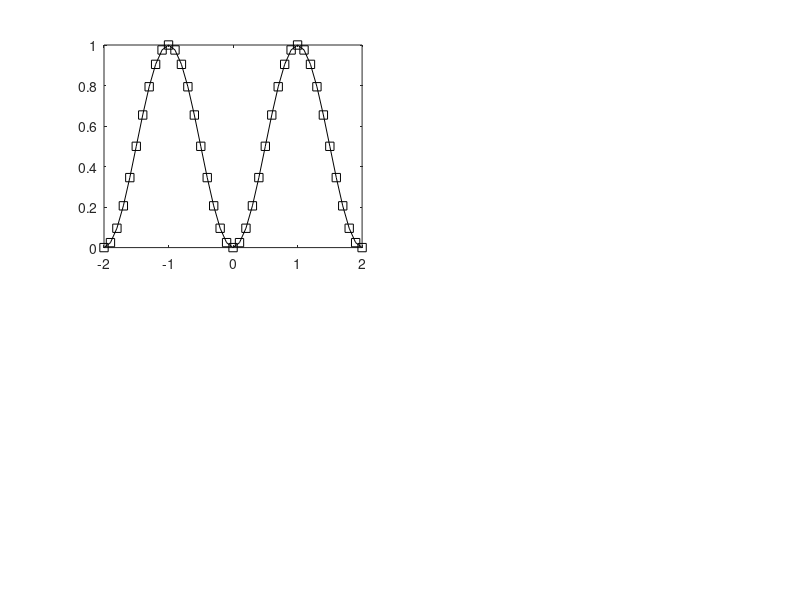

Reproduce this figure in MATLAB. (Note: this script raises an error after producing the figure.)
%% Part A: analyzing the effect of zero-padding (npts)
fs = 10;
t = [-2:(1/fs):2];
signal1 = (sin(0.5*pi*t)).^2;
subplot(2,2,1);
p = plot(t, signal1, 'ksquare-');
p.MarkerFaceColor = 'blue';
p.MarkerSize = 10;
xlim([-5 5]);
title('Time domain');
xlabel('Time (a.u.)');
ylabel('Amplitude');
Fy1 = fft(signal1);
f1 = linspace(-fs/2, fs/2, numel(signal1));
Fy_shifted = fftshift(Fy1);
subplot(2,2,3);
h = plot(f1, abs(Fy_shifted)/(2*fs), 'ksquare-');
h.MarkerFaceColor = 'green';
h.MarkerSize = 10;
xlim([0 10]);
title('Frequency domain');
xlabel('Frequency (a.u.)');
ylabel('Amplitude');

t2 = [-2:(1/fs):6];
subplot(2,2,2);
signal2 = (sin(0.5*pi*t2)).^2;
for ind = [42:length(signal2)]
    signal2(ind) = 0;
end
g = plot(t2, signal2, 'ksquare-');
g.MarkerFaceColor = 'blue';
g.MarkerSize = 10;
title('Time domain, zero-padded');
xlabel('Time (a.u.)');
ylabel('Amplitude');

Fy2 = fft(signal2);
f2 = linspace(-fs/2, fs/2, numel(signal2));
Fy_shifted = fftshift(Fy2);
subplot(2,2,4);
h = plot(f2, abs(Fy_shifted)/(2*length(signal2)), 'ksquare-');
h.MarkerFaceColor = 'green';
h.MarkerSize = 10;
xlim([0 10]);
title('Frequency domain, zero-padded');
xlabel('Frequency (a.u.)');
ylabel('Amplitude');

%% Part B: analyzing the effect of changing sr and npts.
clear;
fs = [100, 100, 50];
t1 = [-1:1/fs(1):1];
t2 = [-1:1/fs(2):3];
t3 = [-1:1/fs(3):1];
signal1 = cos(10*pi.*t1).* exp(-1*0.5*(t1.^2));
signal2 = cos(10*pi*t2).* exp(-1*0.5*(t2.^2));
signal3 = cos(10*pi*t3).* exp(-1*0.5*(t3.^2));

subplot(2,1,1);
h1 = plot(t3, signal3, 'o', 'LineStyle', 'none', 'MarkerFaceColor', 'green', 'MarkerSize', 10);
h1.MarkerEdgeColor = 'green';
hold on;
h2 = plot(t1, signal1, 'pentagram', 'LineStyle', 'none', 'MarkerFaceColor', [0.5 0 0.8], 'MarkerSize', 10);
h2.MarkerEdgeColor = [0.5 0 0.8]; 
hold on;
plot(t2, signal2, 'linewidth', 1.5, 'Color', 'red');
xlim([-1 3]);
legend({'sr = 50, npts = 2sr', 'sr = 100, npts = 2sr', 'sr = 100, npts = 11sr'});
title('Time domain');
xlabel('Time (s)');
ylabel('Amplitude');

subplot(2,1,2);

Fy3 = fft(signal3);
f3 = linspace(-fs(3)/2, fs(3)/2, numel(signal3));
Fy_shifted_3 = fftshift(Fy3);
g3 = plot(f3, abs(Fy_shifted_3)/(fs(3)), 'o', 'LineStyle', 'none', 'MarkerFaceColor', 'green', 'MarkerSize', 10);
g3.MarkerEdgeColor = 'green';
hold on;

Fy1 = fft(signal1);
f1 = linspace(-fs(1)/2, fs(1)/2, numel(signal1));
Fy_shifted_1 = fftshift(Fy1);
g1 = plot(f1, abs(Fy_shifted_1)/(fs(1)), 'pentagram', 'LineStyle', 'none', 'MarkerFaceColor', [0.5 0 0.8], 'MarkerSize', 10);
g1.MarkerEdgeColor = [0.5 0 0.8];
hold on;

Fy2 = fft(signal2);
f2 = linspace(-fs(2)/2, fs(2)/2, numel(signal2));
Fy_shifted_2 = fftshift(Fy2);
g2 = plot(f2, abs(Fy_shifted_2)/(fs(2)), 'linewidth', 1.5, 'Color', 'red');
xlim([0 50]);
legend({'sr = 50, npts = 2sr', 'sr = 100, npts = 2sr', 'sr = 100, npts = 11sr'});
title('Frequency domain');
xlabel('Frequency (Hz)');
ylabel('Amplitude');




